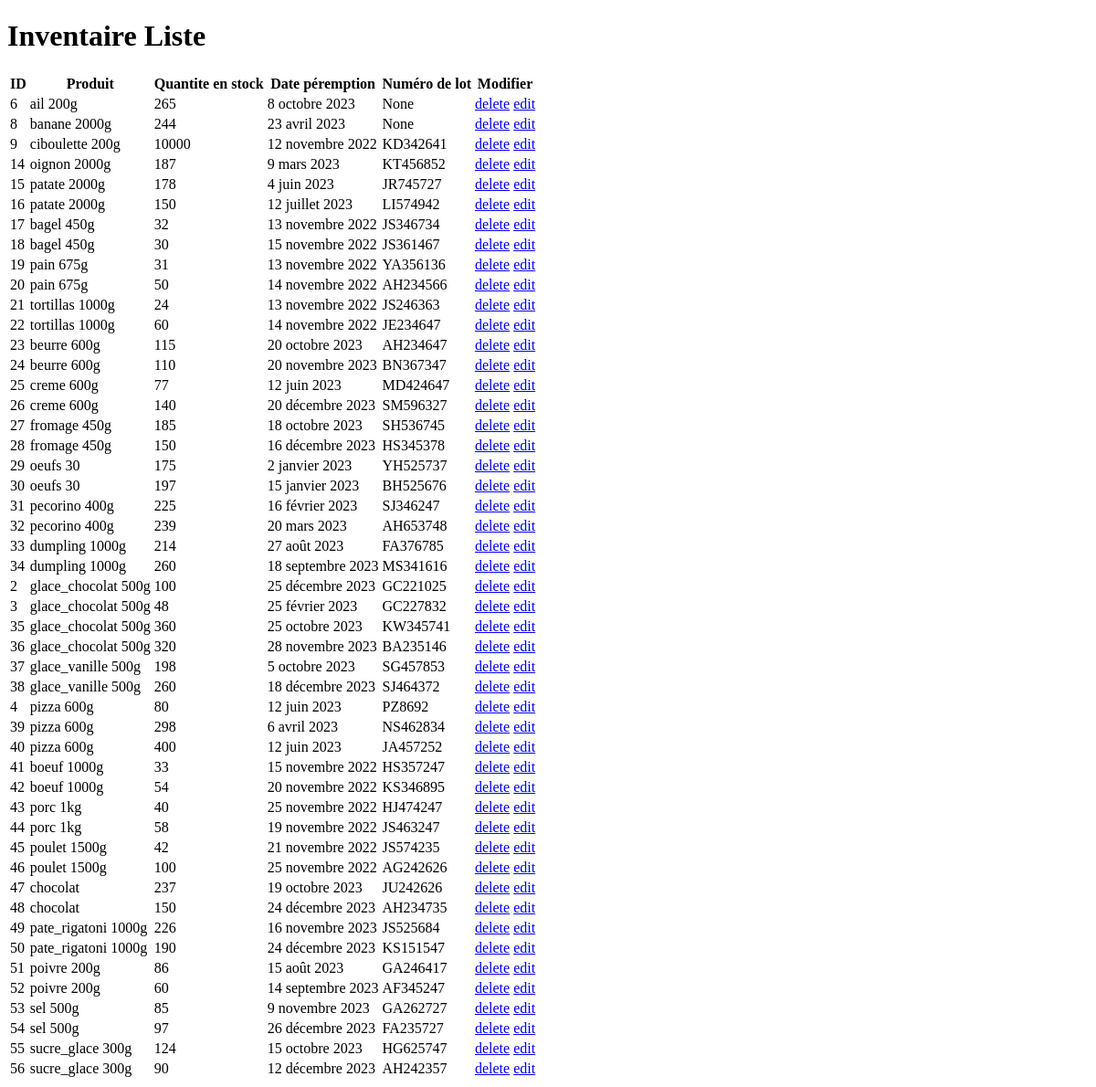
/inventaire/liste/, run on an earlier commit of the app's database.
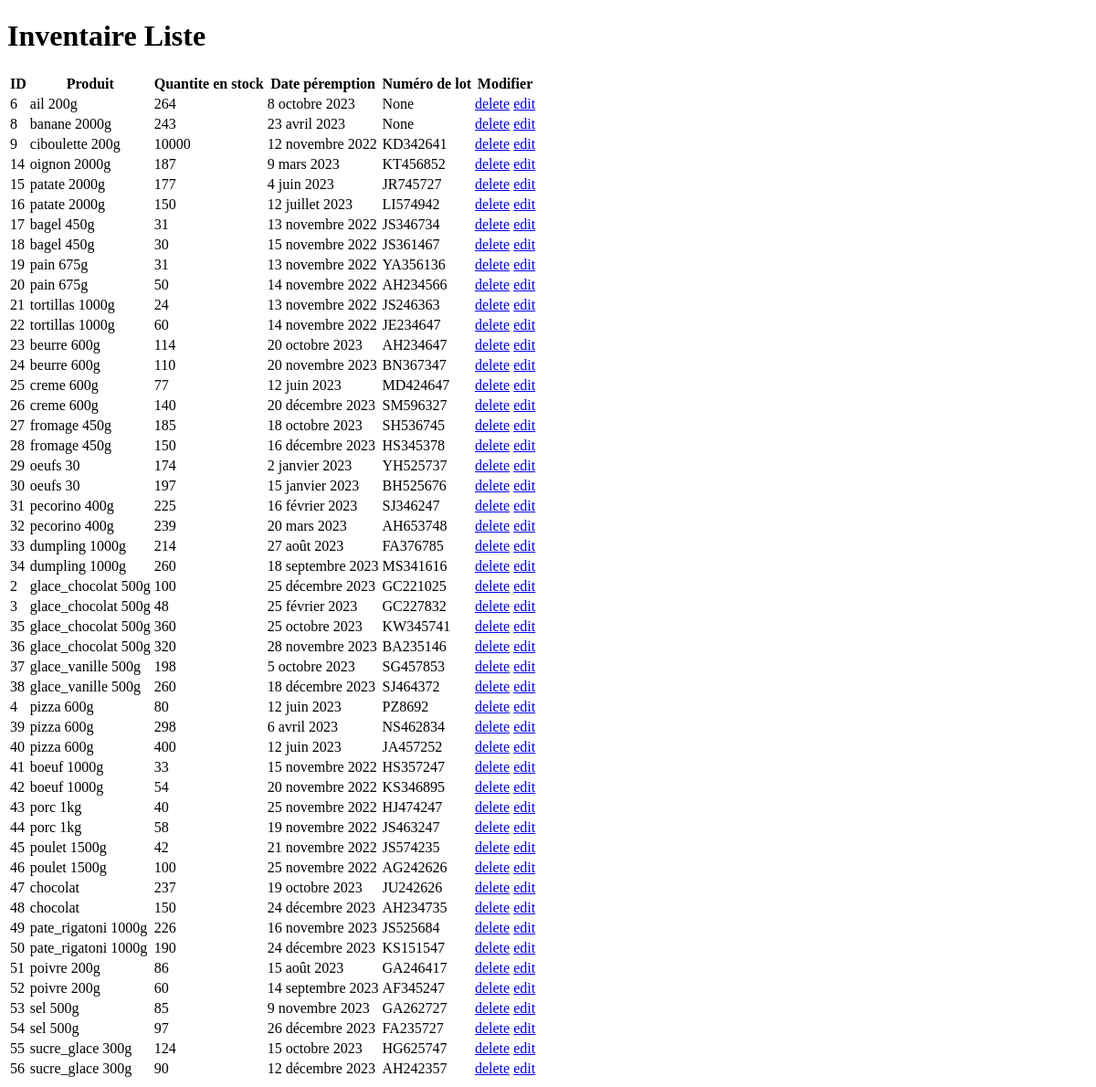
And on a later commit of the database.
### gestion_vente/models.py (models this page shows)
class Inventaire(models.Model):
    idProduit = models.ForeignKey(verbose_name="id produit", to="Produit", to_field="id", on_delete=models.CASCADE)
    inventaire = models.IntegerField(verbose_name="quantite",default=0)
    dateLimite = models.DateField(verbose_name="date peremption",default='9999-12-31', null=True, blank=True)
    numLot = models.CharField(verbose_name='numero de lot', max_length=20, null=True, blank=True)

class Produit(models.Model):
    nomProduit = models.CharField(verbose_name='Nom du Produit', max_length=20)
    typeProduit = models.CharField(verbose_name='type du produit', max_length=20, default="produit")
    prixUnitair = models.DecimalField(verbose_name="Prix Unitaire", max_digits=10, decimal_places=2, default=0)
    lienPhoto = models.CharField(verbose_name='lien photo', max_length=100, default="")
    def __str__(self) -> str:
        return self.nomProduit

### gestion_vente/views.py (the view)
# urls.py: path("inventaire/liste/", views.inventaire_liste, name="inventaire_liste"),
def inventaire_liste(request):
    inventaires = models.Inventaire.objects.all().order_by("dateLimite").order_by("idProduit")
    return render(request, "inventaire_liste.html", {"liste":inventaires} )

### gestion_vente/templates/inventaire_liste.html (shortened to what this page needs)
<!DOCTYPE html>
<html lang="en">
<head>
</head>
<body>
    <h1>Inventaire Liste</h1>
    <table>
        <thead>
            <th>ID</th>
            <th>Produit</th>
            <th>Quantite en stock</th>
            <th>Date péremption</th>
            <th>Numéro de lot</th>
            <th>Modifier</th>
        </thead>
        <tbody>
            {% for obj in liste %}
            <tr>
                <td>{{ obj.id }}</td>
                <td>{{ obj.idProduit }}</td>
                <td>{{ obj.inventaire }}</td>
                <td>{{ obj.dateLimite }}</td>
                <td>{{ obj.numLot }}</td>
                <td>
                    <a href="/inventaire/{{ obj.id }}/delete/">delete</a>
                    <a href="/inventaire/{{ obj.id }}/edit/">edit</a>
                </td>
            </tr>
            {% endfor %}
        </tbody>
    </table>
</body>
</html>

What changed in the data, as far as the page shows it:
changed Inventaire "8 octobre 2023": inventaire "265" → "264"
changed Inventaire "23 avril 2023": inventaire "244" → "243"
changed Inventaire "4 juin 2023": inventaire "178" → "177"
changed Inventaire "JS346734": inventaire "32" → "31"
changed Inventaire "20 octobre 2023": inventaire "115" → "114"
changed Inventaire "2 janvier 2023": inventaire "175" → "174"
